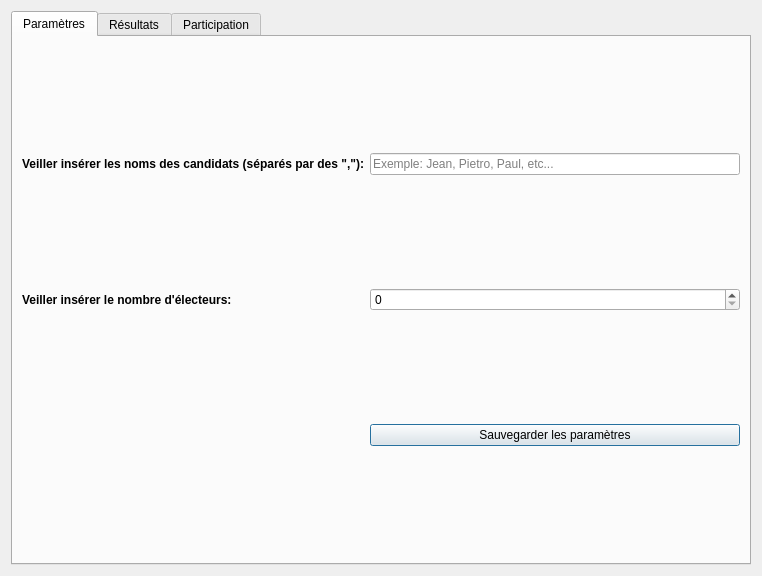
<?xml version="1.0" encoding="UTF-8"?>
<ui version="4.0">
 <class>adminWindow</class>
 <widget class="QDialog" name="adminWindow">
  <property name="geometry">
   <rect>
    <x>0</x>
    <y>0</y>
    <width>762</width>
    <height>576</height>
   </rect>
  </property>
  <property name="windowTitle">
   <string>Configurations de l'election</string>
  </property>
  <layout class="QVBoxLayout" name="verticalLayout_3">
   <item>
    <widget class="QTabWidget" name="tabWidget">
     <property name="toolTip">
      <string/>
     </property>
     <property name="currentIndex">
      <number>0</number>
     </property>
     <widget class="QWidget" name="tab">
      <attribute name="title">
       <string>Paramètres</string>
      </attribute>
      <layout class="QGridLayout" name="gridLayout_3">
       <item row="1" column="0">
        <widget class="QLabel" name="label_4">
         <property name="font">
          <font>
           <weight>75</weight>
           <bold>true</bold>
          </font>
         </property>
         <property name="text">
          <string>Veiller insérer le nombre d'électeurs:</string>
         </property>
         <property name="alignment">
          <set>Qt::AlignLeading|Qt::AlignLeft|Qt::AlignVCenter</set>
         </property>
        </widget>
       </item>
       <item row="1" column="1">
        <widget class="QSpinBox" name="spinBox_candidats"/>
       </item>
       <item row="2" column="1">
        <widget class="QPushButton" name="pushButton">
         <property name="text">
          <string>Sauvegarder les paramètres</string>
         </property>
        </widget>
       </item>
       <item row="0" column="1">
        <widget class="QLineEdit" name="lineEdit_candidats">
         <property name="toolTip">
          <string/>
         </property>
         <property name="text">
          <string/>
         </property>
         <property name="placeholderText">
          <string>Exemple: Jean, Pietro, Paul, etc...</string>
         </property>
        </widget>
       </item>
       <item row="0" column="0">
        <widget class="QLabel" name="label_3">
         <property name="font">
          <font>
           <weight>75</weight>
           <bold>true</bold>
          </font>
         </property>
         <property name="text">
          <string>Veiller insérer les noms des candidats (séparés par des &quot;,&quot;):</string>
         </property>
         <property name="alignment">
          <set>Qt::AlignRight|Qt::AlignTrailing|Qt::AlignVCenter</set>
         </property>
        </widget>
       </item>
      </layout>
     </widget>
     <widget class="QWidget" name="tab_2">
      <attribute name="title">
       <string>Résultats</string>
      </attribute>
      <layout class="QGridLayout" name="gridLayout">
       <item row="0" column="0">
        <widget class="QScrollArea" name="scrollAreaStats">
         <property name="cursor" stdset="0">
          <cursorShape>ArrowCursor</cursorShape>
         </property>
         <property name="widgetResizable">
          <bool>true</bool>
         </property>
         <widget class="QWidget" name="scrollAreaWidgetContents_2">
          <property name="geometry">
           <rect>
            <x>0</x>
            <y>0</y>
            <width>710</width>
            <height>501</height>
           </rect>
          </property>
          <layout class="QVBoxLayout" name="verticalLayout_2">
           <item>
            <layout class="QGridLayout" name="gridLayout_4"/>
           </item>
          </layout>
         </widget>
        </widget>
       </item>
      </layout>
     </widget>
     <widget class="QWidget" name="tab_3">
      <attribute name="title">
       <string>Participation</string>
      </attribute>
      <layout class="QGridLayout" name="gridLayout_2">
       <item row="0" column="0">
        <widget class="QScrollArea" name="scrollAreaResults">
         <property name="cursor" stdset="0">
          <cursorShape>IBeamCursor</cursorShape>
         </property>
         <property name="widgetResizable">
          <bool>true</bool>
         </property>
         <widget class="QWidget" name="scrollAreaWidgetContents_3">
          <property name="geometry">
           <rect>
            <x>0</x>
            <y>0</y>
            <width>710</width>
            <height>501</height>
           </rect>
          </property>
          <layout class="QGridLayout" name="gridLayout_6">
           <item row="0" column="0">
            <layout class="QGridLayout" name="gridLayout_5"/>
           </item>
          </layout>
         </widget>
        </widget>
       </item>
      </layout>
     </widget>
    </widget>
   </item>
  </layout>
 </widget>
 <resources/>
 <connections/>
</ui>
